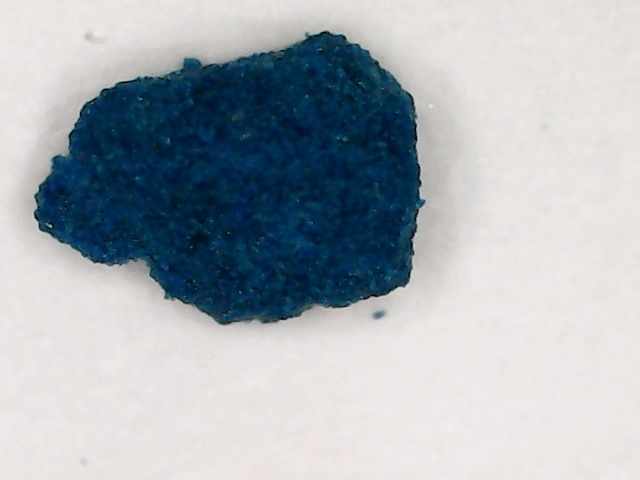
#> input picture captures/image1.jpg, 640 x 480 px, given in place of the camera
$ jupyter execute --allow-errors reconstruction.ipynb   (older library calls are emulated)
#> lines starting #> are read from the running program, lines starting #| are printed output that depends on the picture
[cell 1]
import cv2
import os
import blur_detector
from matplotlib import pyplot as plt
# Open a connection to the default camera (usually the webcam)
cap = cv2.VideoCapture(0)
blurs = []

# Check if the camera opened successfully
if not cap.isOpened():
    print("Error: Could not open video stream or file")
    exit()

# [14 lines left out: function composite, not called in this run]

# Read and display frames in a loop
cnt = 0
while True:
    # Capture frame-by-frame
    ret, frame = cap.read()
#> frame is the input picture: shape (480, 640, 3); mean B, G, R 181.2, 175.1, 167.8

    # If frame reading was not successful, break the loop
    if not ret:
        print("Error: Failed to capture image")
        break

    # Display the resulting frame
    flipped = cv2.flip(frame, 0)
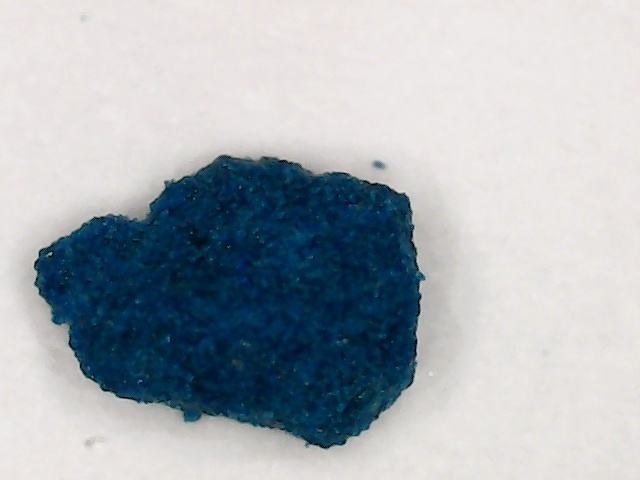
#> flipped: shape (480, 640, 3); mean B, G, R 181.2, 175.1, 167.8
    flipped = cv2.flip(flipped, 1)
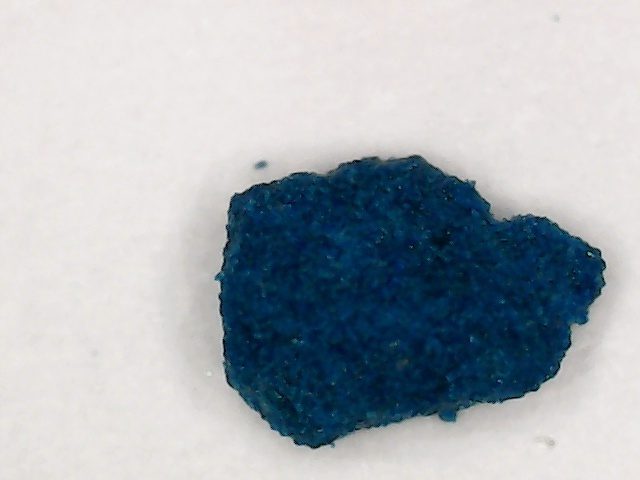
#> flipped: shape (480, 640, 3); mean B, G, R 181.2, 175.1, 167.8
    cv2.imshow('Camera Output', flipped)

    # Press 'q' to exit the video display

    if cv2.waitKey(1) & 0xFF == ord('c'):
#> (key q is pressed here)
        cv2.imwrite(os.path.join(r"REDACTED",'image{}.jpg'.format(cnt)), flipped)
        cnt += 1
        # break

    if cv2.waitKey(1) & 0xFF == ord('b'):
#> (key q is pressed here)
        print(flipped.shape)
        gray = cv2.cvtColor(flipped, cv2.COLOR_BGR2GRAY)
        blur_map = blur_detector.detectBlur(gray, downsampling_factor=4, num_scales=4, scale_start=2, num_iterations_RF_filter=3, show_progress=True)
        blurs.append(blur_map)
        # image = cv2.cvtColor(flipped, cv2.COLOR_BGR2RGB)
        image = flipped
        fig, ax = plt.subplots()
        ax.imshow(image)
        ax.imshow(blur_map, alpha=0.5)
        ax.axis('off')

        # output_path = os.path.join(r"C:\Users\victo\Desktop\Files\Tech\Code\Python\neurips\captures",'image{}.jpg'.format(cnt))
        cv2.imwrite(os.path.join(r"REDACTED",'image{}.jpg'.format(cnt)), flipped)
        plt.show()
        cnt += 1


    if cv2.waitKey(1) & 0xFF == ord('q'):
#> (key q is pressed here)
        break

# Release the camera and close all OpenCV windows
cap.release()
cv2.destroyAllWindows()

[cell 2]
import cv2
import os
import blur_detector
from matplotlib import pyplot as plt
#> (the rest of this cell did not finish here and is left out)

[cell 3]
import cv2
import numpy as np

# [36 lines left out: function align_images_sift, not called in this run]

#> (the rest of this cell did not finish here and is left out)

#> (a cell that did not finish here is left out)

[cell 5]
# [16 lines left out: function extract_contour, not called in this run]

#> (the rest of this cell did not finish here and is left out)

[cell 6]
import plotly.graph_objs as go
import numpy as np

# Generate random 3D points

# xs = np.random.randn(100)
# ys = np.random.randn(100)
# zs = np.random.randn(100)

np.random.seed(0)
n_points = 100

# Create a trace
#> (the rest of this cell did not finish here and is left out)

[cell 7]
# Create a figure and axis
fig = plt.figure()
ax = fig.add_subplot(111, projection='3d')

# Plot 3D scatter plot
#> (the rest of this cell did not finish here and is left out)

[cell 8]
import numpy as np
from scipy.spatial import Delaunay
import plotly.graph_objects as go

# Step 1: Generate or load 3D points
# For this example, we'll generate random 3D points
np.random.seed(0)
#> (the rest of this cell did not finish here and is left out)

#> (a cell that did not finish here is left out)

#> (a cell that did not finish here is left out)

#> (a cell that did not finish here is left out)

#> (a cell that did not finish here is left out)

[cell 13]
flipped.shape
#> Out = (480, 640, 3)

[cell 14]
import cv2
import numpy as np

def variance_of_laplacian(image):
    return cv2.Laplacian(image, cv2.CV_64F).var()

def get_blur(image):
    kernel_size = 3

# def get_blurriness(image):


# Load image
image = cv2.imread(r'C:\Users\victo\Desktop\Files\Tech\Code\Python\neurips\captures\image0.jpg')
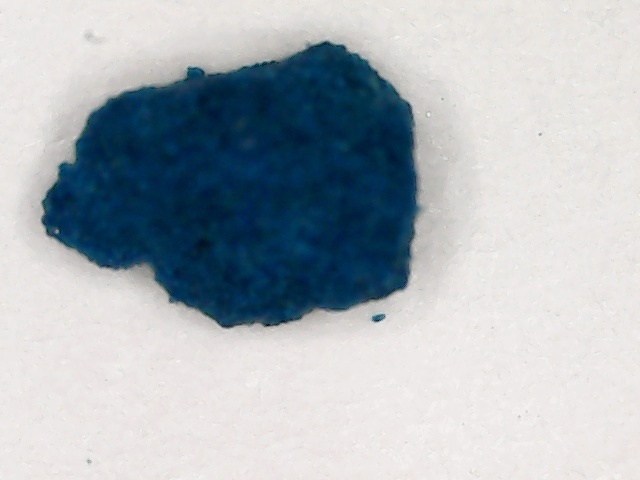
#> input picture captures/image0.jpg, 640 x 480 px, found by its file name
#> image is the input picture: shape (480, 640, 3); mean B, G, R 185.8, 179.9, 171.9
print(image.shape)
#| (480, 640, 3)
# cv2.imshow('Most Blurry Section', image)
cv2.waitKey(0)
cv2.destroyAllWindows()

[cell 15]
from matplotlib import pyplot as plt
import blur_detector

image = cv2.imread(r'C:\Users\victo\Desktop\Files\Tech\Code\Python\neurips\captures\image0.jpg',0)
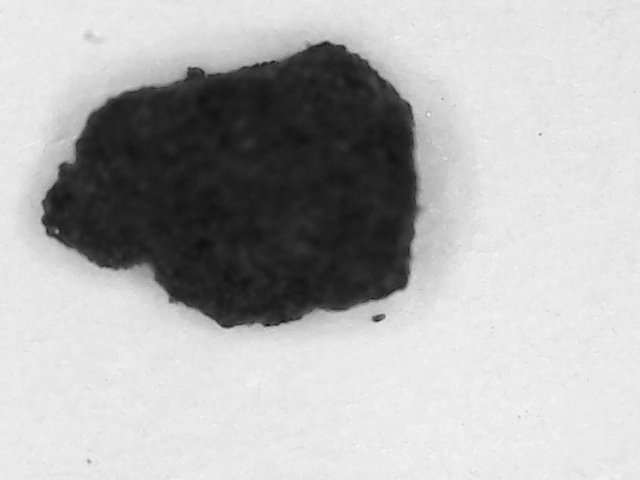
#> image: shape (480, 640); min 6, max 245, mean 178.2
#> (the rest of this cell did not finish here and is left out)
